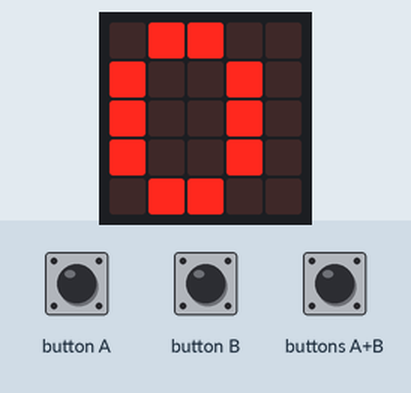
Recording of a program running on a simulated BBC micro:bit (MakeCode). Shown: the board's 5×5 LED display. Inputs (shaded band) come from the test bench.

Above: at 1.9 s.
2.0 s: button B pressed for 0.15 s
At 3.3 s:
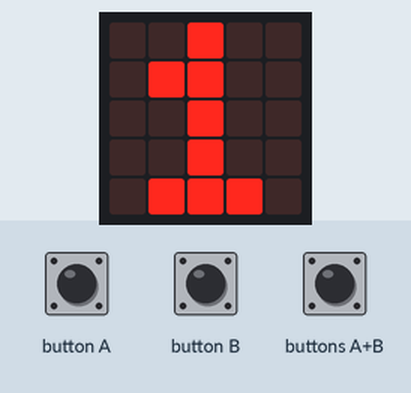
3.6 s: button B pressed for 0.15 s
At 4.7 s:
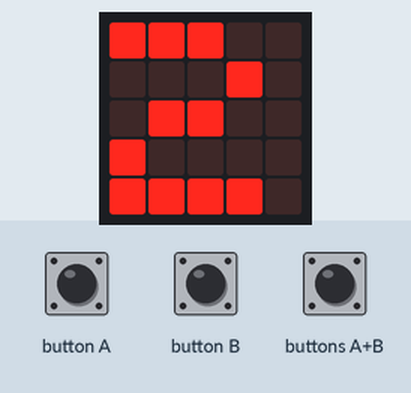
Timing chart, 0 to 6.6 s (numbered marks = the images above; inputs shaded):
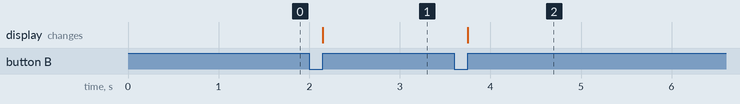

Measured:
- after the input at 2.0 s, the display: changes after 0.15 s (image 1)
- after the input at 3.6 s, the display: changes after 0.15 s (image 2)

The program:

main.ts
```typescript
input.onButtonPressed(Button.A, function () {
    basic.showNumber(contador)
})
input.onButtonPressed(Button.AB, function () {
    basic.showNumber(0)
    contador = 0
})
input.onButtonPressed(Button.B, function () {
    contador += 1
    basic.showNumber(contador)
})
let contador = 0
basic.showNumber(0)
contador = 0
```

test.ts
```typescript
// testes vão aqui; isto não será compilado quando este pacote for usado como uma extensão.
```
